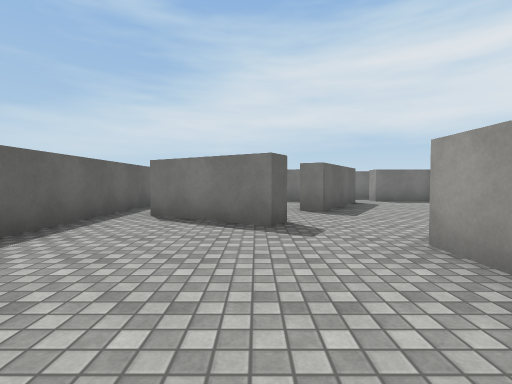
view 1 (above)

16 first-person views from a walk through a Unity game level. The camera is 1.2 m above the floor, tilts 2° down and sees 85° across. The floor is counted in squares, 2 m on a side. Each view is taken from the middle of a square. On the plan, view 1 faces up. The plan holds only what a view shows up to about 9 squares ahead; the rest is blank. The player is left out. Surface patterns are stand-ins for the level's own textures.

view 2
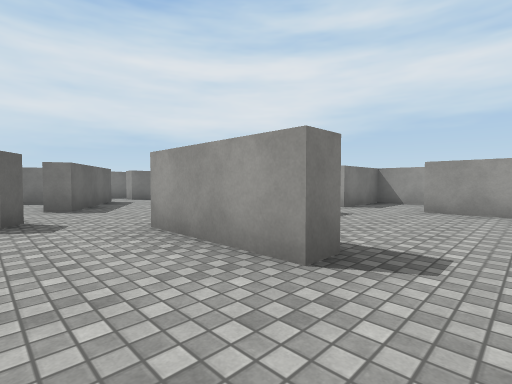

view 3
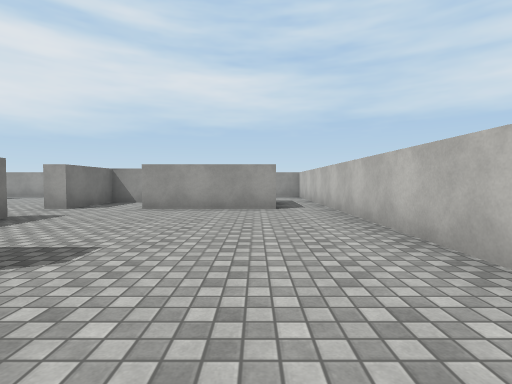

view 4
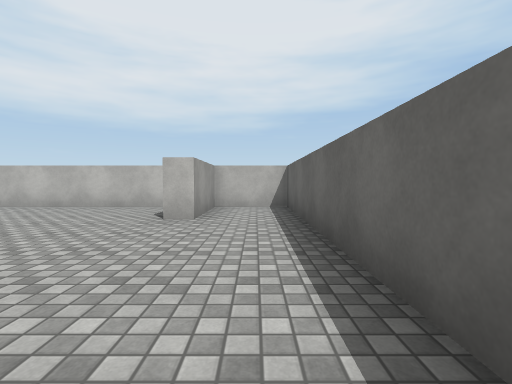

view 5
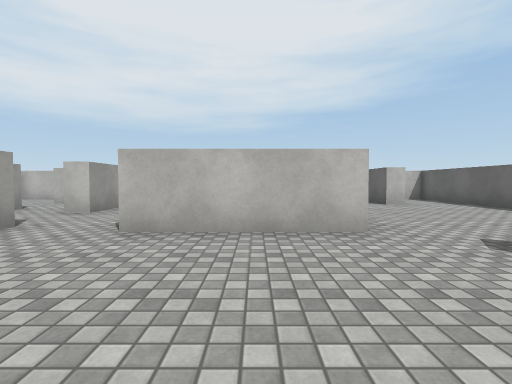

view 6
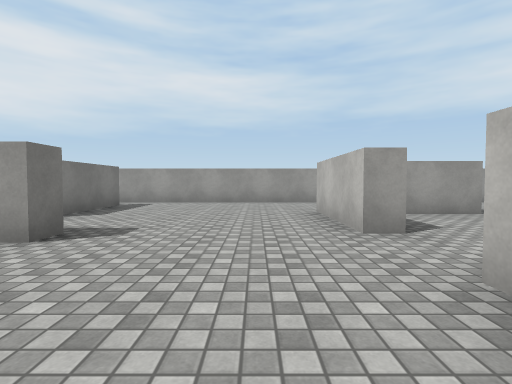

view 7
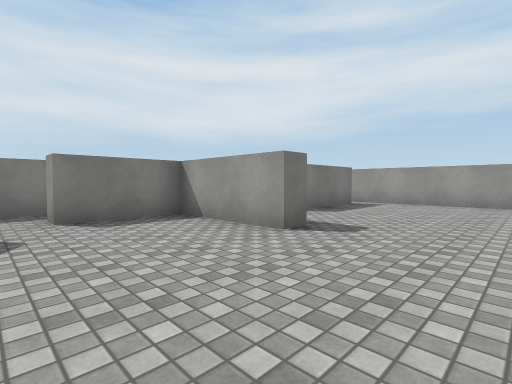

view 8
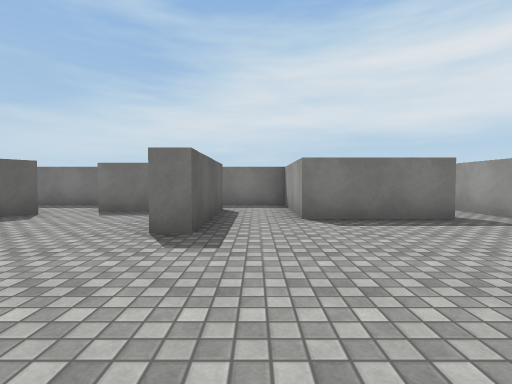

view 9
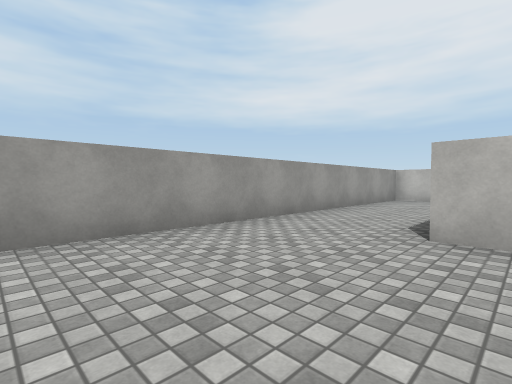

view 10
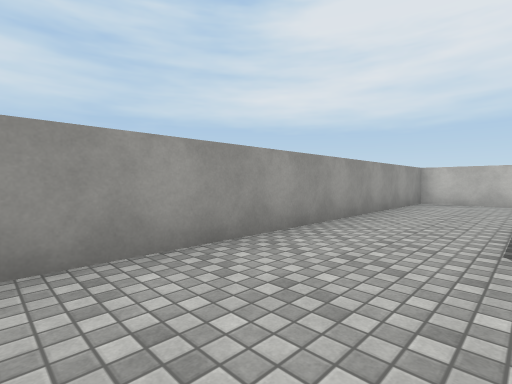

view 11
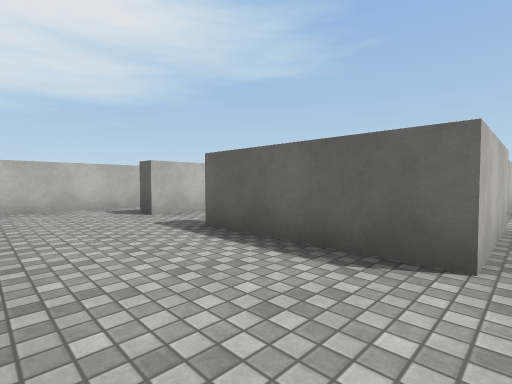

view 12
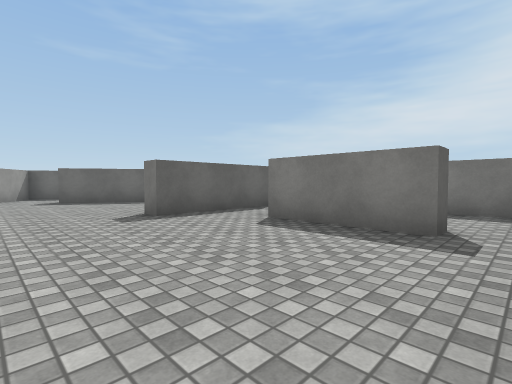

view 13
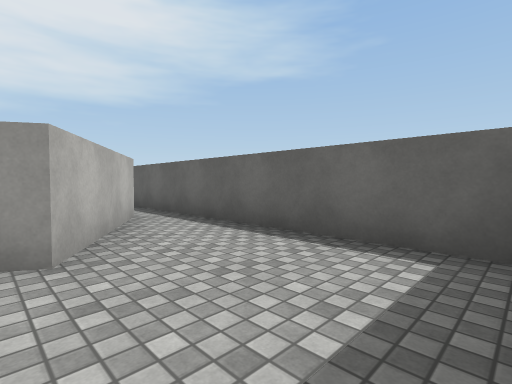

view 14
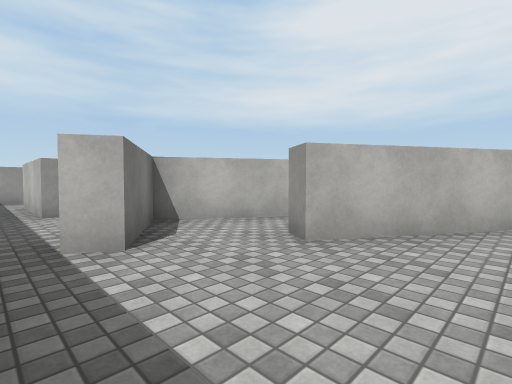

view 15
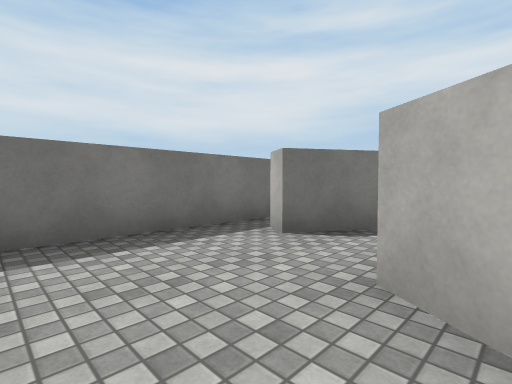

view 16
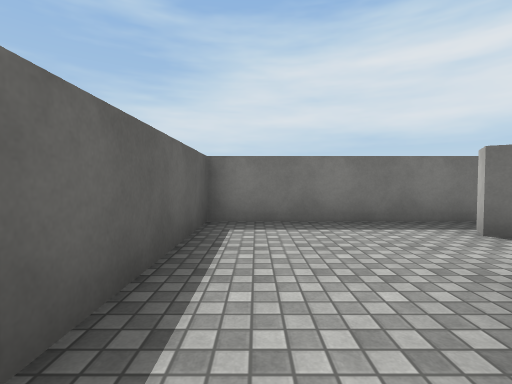

### Floor plan
Points are (right, up) in squares from view 1. A wall is a line through its corners. A room is listed if a view was taken in it or the views show most of it. See-through windows are left out.
Room 1 (views 1, 2, 3, 4)
walls: (2.2, 0.1) (1.7, 0.1) (1.7, 2.6); (0.2, -3.8) (8.4, -3.8); (0.2, 3.8) (-1.9, 5.1); (6.3, -2.5) (6.3, 0.6) (6.8, 0.6); (7.4, 2.2) (6.3, 2.2); (-2.8, 4.9) (-2.8, -3.8) (-1, -3.8) (-1, -1.5) (-0.5, -1.5) (-0.5, -2.8)
ways out: opening at (1, 3) to room 2; opening at (5.5, 2) to room 2; opening at (7.5, -3) to room 2; gap at (-2, 5) to room 3; opening at (7, 1) to room 5
Room 2 (views 5, 6, 7, 8, 9, 10, 11, 12)
walls: (6.3, 2.2) (6.3, 2.6) (8.7, 2.6) (8.7, -0.2); (6.3, 9.2) (6.3, 6.2) (5.8, 6.2) (5.8, 8.7) (3.7, 8.7) (3.7, 9.2); (10.3, 8.1) (10.3, 7.6) (7.7, 7.6) (7.7, 10.2); (1.7, 2.6) (4.8, 2.6); (2.9, 8.2) (1.4, 5.7) (0.9, 5.9); (7.5, -1.9) (8.7, -1.9) (8.7, -2.5); (0.5, 4.3) (0.2, 3.8); (-0.8, 5) (0.1, 4.4); (8.4, -3.8) (11.2, -3.8) (11.2, 9)
ways out: opening at (1, 3) to room 1; opening at (5.5, 2) to room 1; opening at (7.5, -3) to room 1; opening at (3, 9) to room 4; opening at (7, 8.5) to room 4; opening at (8, 0) to room 5; opening at (11, 8)
Room 3 (views 13, 14, 15, 16)
walls: (0.9, 5.9) (2.2, 8) (0.5, 9.1) (0.8, 9.5); (2.5, 10.2) (-2.8, 10.2) (-2.8, 4.9); (-1.9, 5.1) (-0.4, 7.6) (0.1, 7.4)
ways out: gap at (-2, 5) to room 1; opening at (1.5, 10) to room 4
Room 4 (no view inside)
walls: (4, 10.2) (2.5, 10.2); (3.7, 9.2) (6.3, 9.2); (7.7, 10.2) (6.1, 10.2)
ways out: opening at (3, 9) to room 2; opening at (7, 8.5) to room 2; opening at (1.5, 10) to room 3
Room 5 (no view inside)
walls: (8.3, -0.4) (8.3, 2.2) (7.4, 2.2)
ways out: opening at (7, 1) to room 1; opening at (8, 0) to room 2

Positions as (right, up) in squares from view 1, and headings:
1: (0, 0), facing up
2: (0, -1), facing up-right
3: (0, -2), facing right
4: (-2, 3), facing down
5: (3, 6), facing down
6: (3, 4), facing right
7: (3, 4), facing up-right
8: (7, 3), facing up
9: (8, 6), facing down-right
10: (9, 5), facing down-right
11: (11, 3), facing down-left
12: (11, 4), facing up-left
13: (0, 10), facing down-left
14: (-2, 10), facing down-right
15: (-2, 7), facing up-right
16: (-2, 6), facing up
